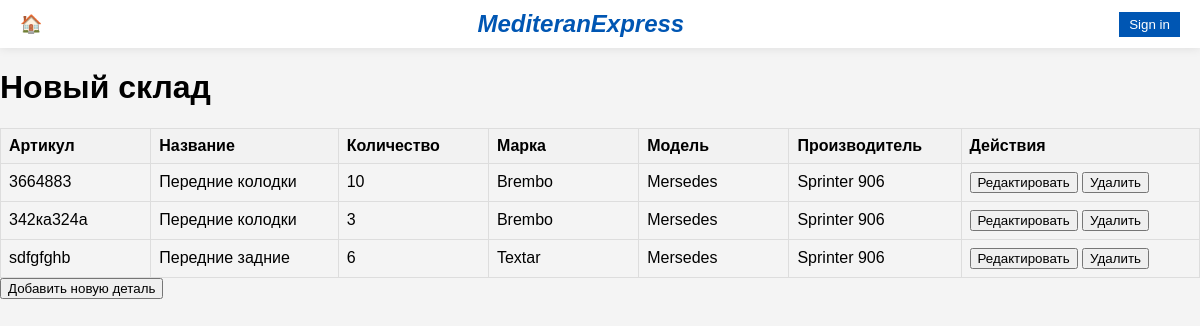
The page /warehouse-new/ on the database as committed earlier.
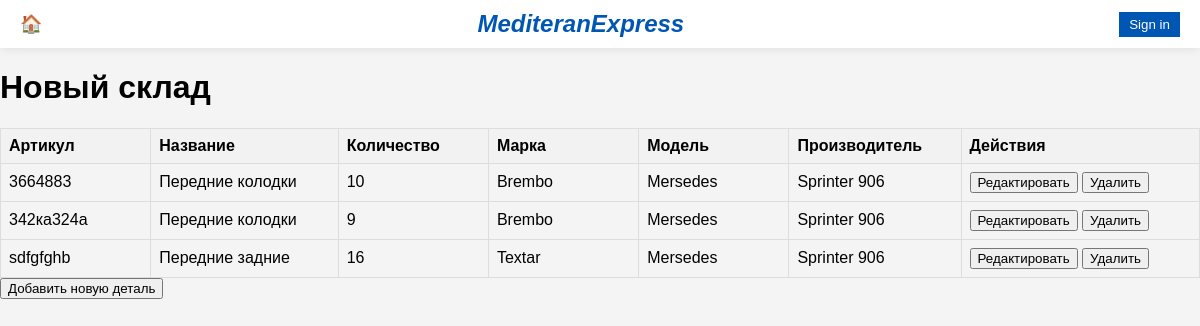
The same page on the database as committed later.
### main/models.py (models this page shows, shortened)
class WarehouseItem(models.Model):
    part_number = models.CharField(max_length=255, unique=True)  # Артикул
    name = models.CharField(max_length=255)  # Название
    quantity = models.PositiveIntegerField()  # Количество
    brand = models.CharField(max_length=255)  # Марка
    model = models.CharField(max_length=255)  # Модель
    manufacturer = models.CharField(max_length=255)  # Производитель

### main/views.py (the view)
# urls.py: path('warehouse-new/', views.warehouse_new, name='warehouse_new'),
def warehouse_new(request):
    items = WarehouseItem.objects.all()
    form = WarehouseItemForm()  # Инициализируем форму
    return render(request, 'main/warehouse_new.html', {'items': items, 'form': form})

### main/templates/main/warehouse_new.html (shortened to what this page needs)
{% extends 'main/base.html' %}
{% block content %}
<h1>Новый склад</h1>
<table>
    <thead>
        <tr>
            <th>Артикул</th>
            <th>Название</th>
            <th>Количество</th>
            <th>Марка</th>
            <th>Модель</th>
            <th>Производитель</th>
            <th>Действия</th>
        </tr>
    </thead>
    <tbody>
        {% for item in items %}
        <tr>
            <td>{{ item.part_number }}</td>
            <td><div class="marquee">{{ item.name }}</div></td>
            <td>{{ item.quantity }}</td>
            <td><div class="marquee">{{ item.brand }}</div></td>
            <td><div class="marquee">{{ item.model }}</div></td>
            <td><div class="marquee">{{ item.manufacturer }}</div></td>
            <td>
                <button class="editItemBtn" data-id="{{ item.id }}">Редактировать</button>
                <button class="deleteItemBtn" data-id="{{ item.id }}">Удалить</button>
            </td>
        </tr>
        {% endfor %}
    </tbody>
</table>
<button id="addItemBtn">Добавить новую деталь</button>
{% endblock %}

Rows that differ between the two databases and show on the page:
changed WarehouseItem "342ка324а": quantity "3" → "9"
changed WarehouseItem "sdfgfghb": quantity "6" → "16"
